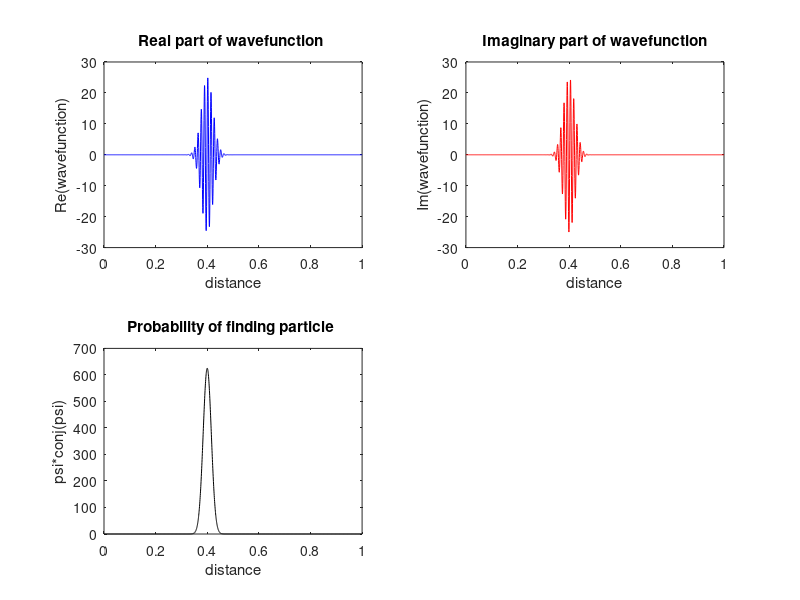

This figure's MATLAB source:
x=(0:0.0005:1);
x_0=0.4;
C=25;
sigma_squared=1e-3;
k_0=500;
psi=C*exp(-(x-x_0).^2/sigma_squared).*exp(1i*k_0*x);
subplot(2,2,1);
plot(x,real(psi), 'b');
title('Real part of wavefunction ');
xlabel('distance');
ylabel('Re(wavefunction)');
subplot(2,2,2);
plot(x,imag(psi),'r');
title('Imaginary part of wavefunction');
xlabel('distance');
ylabel('Im(wavefunction)');
subplot(2,2,3);
plot(x,(conj(psi).*psi),'k');
title('Probability of finding particle ');
xlabel('distance');
ylabel('psi*conj(psi)');
